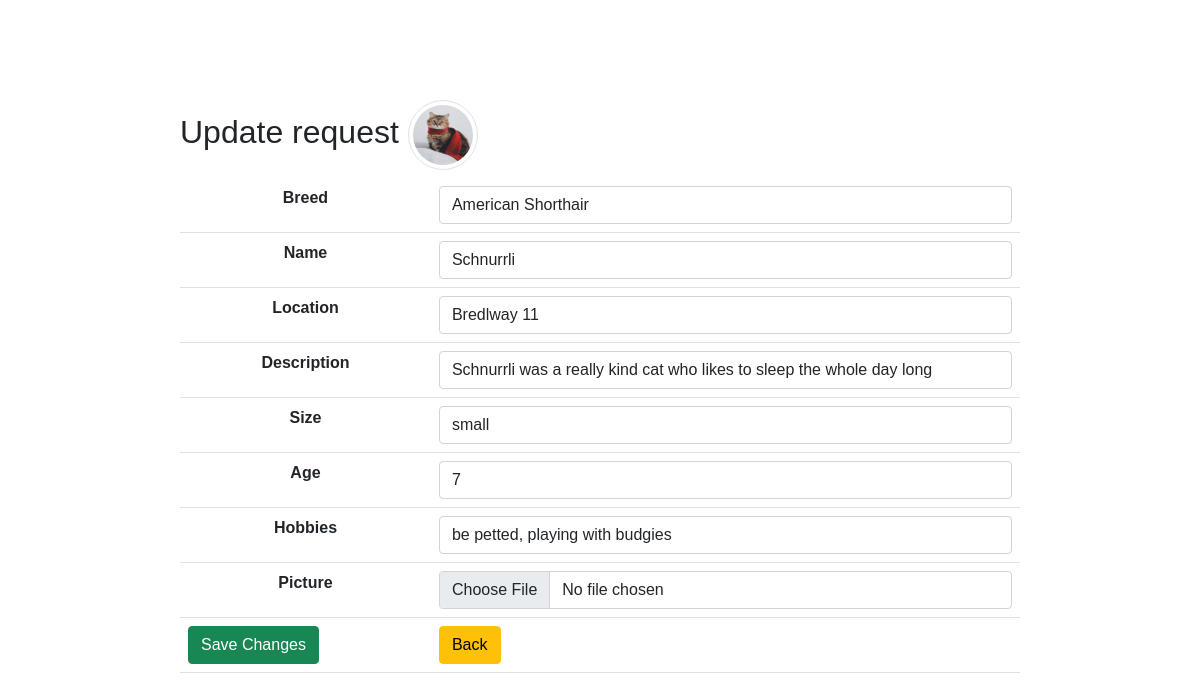
Page /animals/update.php?id=1 (signed in) on the committed database.
### tables this page shows
CREATE TABLE `animals` (
  `id` int(11) NOT NULL,
  `breed` varchar(32) NOT NULL,
  `name` varchar(32) NOT NULL,
  `location` varchar(64) DEFAULT NULL,
  `description` varchar(256) DEFAULT NULL,
  `size` varchar(16) NOT NULL,
  `age` smallint(6) NOT NULL,
  `hobbies` varchar(128) DEFAULT NULL,
  `photo` varchar(32) NOT NULL
);

### animals/update.php (the view, shortened to what this page needs)
<?php
require_once '../components/db_usage.php';
if (@$_GET['id']) {
    $id = $_GET['id'];
    $sql = "SELECT * FROM animals WHERE id = $id";
    $result = mysqli_query($connect, $sql);
    if (mysqli_num_rows($result) == 1) {
        $data = mysqli_fetch_assoc($result);
        $breed = $data['breed'];
        $name = $data['name'];
        $location = $data['location'];
        $description = $data['description'];
        $size = $data['size'];
        $age = $data['age'];
        $hobbies = $data['hobbies'];
        $picture = $data['photo'];
    } else {
        header("location: error.php");
    }
} else {
    header("location: error.php");
}
?>
<!DOCTYPE html>
<html lang="en">
<head>
    <?php require_once '../components/styles.php' ?>
</head>
<body>
    <fieldset>
        <legend class='h2'>Update request <img class='img-thumbnail rounded-circle' src='../images/<?= $picture ?>' alt="<?= $name ?>"></legend>
        <form action="actions/a_update.php" method="post" enctype="multipart/form-data">
            <table class="table">
                <tr>
                    <th>Breed</th>
                    <td><input class='form-control' type="text" name="breed" value="<?= $breed ?>" /></td>
                </tr>
                <tr>
                    <th>Name</th>
                    <td><input class='form-control' type="text" name="name" value="<?= $name ?>" /></td>
                </tr>
                <tr>
                    <th>Location</th>
                    <td><input class='form-control' type="text" name="location" value="<?= $location ?>" /></td>
                </tr>
                <tr>
                    <th>Description</th>
                    <td><input class='form-control' type="text" name="description" value="<?= $description ?>" /></td>
                </tr>
                <tr>
                    <th>Size</th>
                    <td><input class='form-control' type="text" name="size" value="<?= $size ?>" /></td>
                </tr>
                <tr>
                    <th>Age</th>
                    <td><input class='form-control' type="number" name="age" step="any" value="<?= $age ?>" /></td>
                </tr>
                <tr>
                    <th>Hobbies</th>
                    <td><input class='form-control' type="text" name="hobbies" value="<?= $hobbies ?>" /></td>
                </tr>
                <tr>
                    <th>Picture</th>
                    <td><input class="form-control" type="file" name="photo" /></td>
                </tr>
                <tr>
                    <td><button class="btn btn-success" type="submit">Save Changes</button></td>
                    <td><a href="../home.php"><button class="btn btn-warning" type="button">Back</button></a></td>
                </tr>
            </table>
        </form>
    </fieldset>
</body>
</html>

### styles/main.css (style rules this page uses)
body { font-family: Arial, Helvetica, sans-serif; min-width: 350px; }
a { color: white !important; text-decoration: none !important; }
.img-thumbnail { width: 70px !important; height: 70px !important; }
td { text-align: left; vertical-align: middle; }
tr { text-align: center; }
fieldset { margin: 100px auto auto; width: 70%; }

### rows in the picture
animals: photo (picture), breed "American Shorthair", name "Schnurrli", location "Bredlway 11", description "Schnurrli was a really kind cat who likes to sleep the whole day long", size "small", age "7", hobbies "be petted, playing with budgies"
